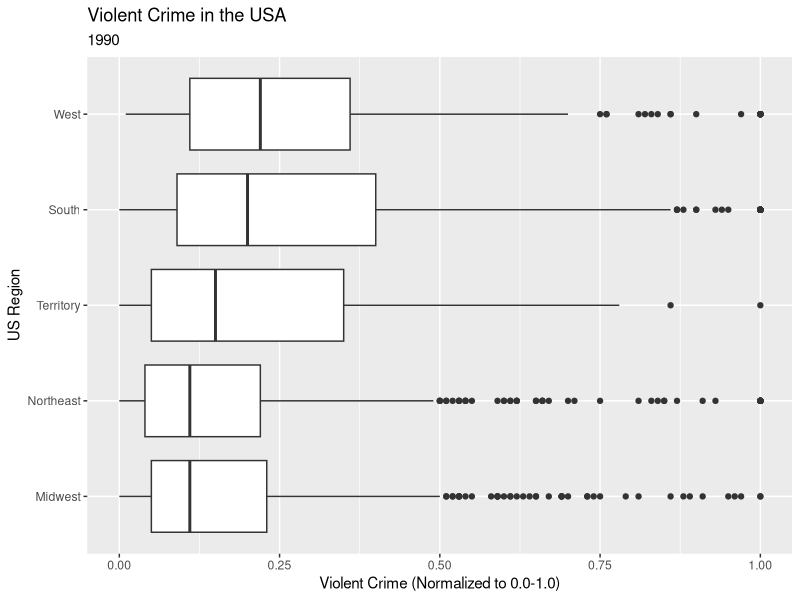
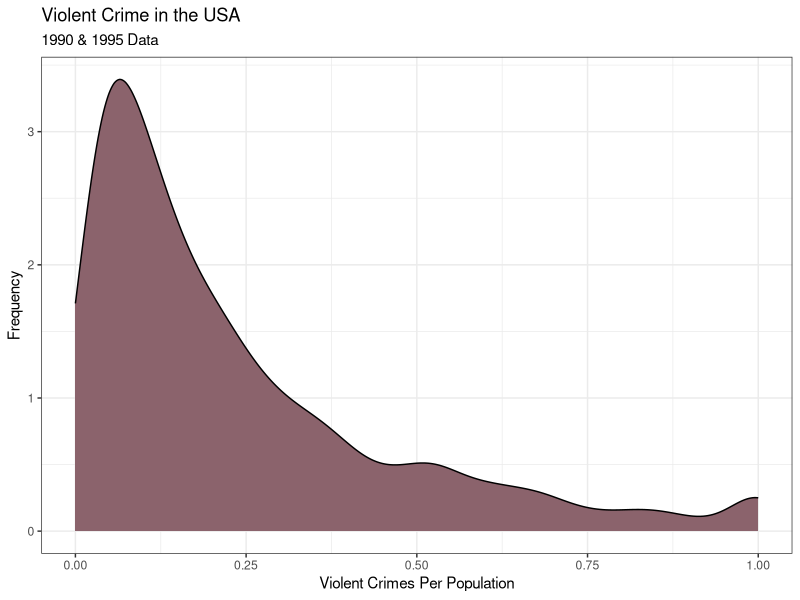
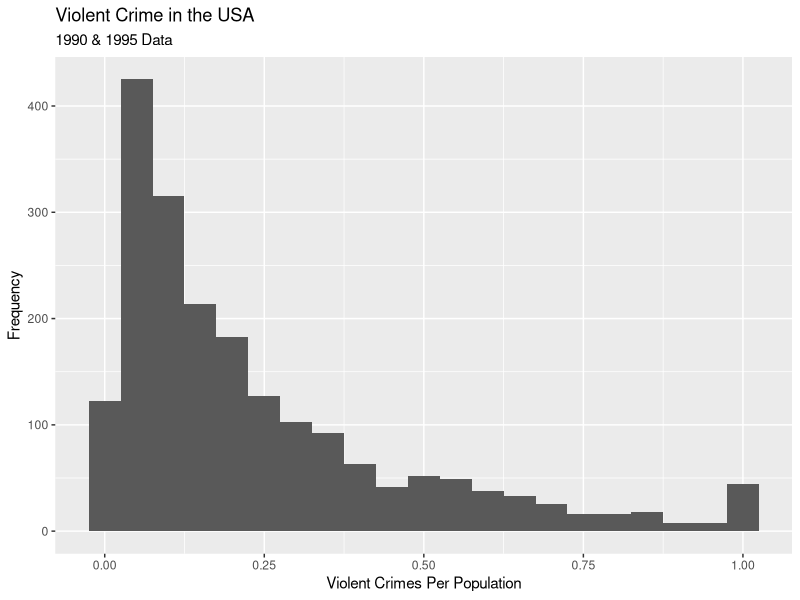

R code for these plots, in order:
## ---- chunk 1
knitr::opts_chunk$set(echo = TRUE)
knitr::opts_knit$set(root.dir = "/Users/Addie/Intro to Data Science/FinalProject")
library(tidyverse)
library(dplyr)
library(tidyr)
## ---- chunk 2
communities <- read_csv("data/communities.data")
communities <- setNames(communities, c("State","County","Community","CommunityName","Fold","Population","HouseholdSize","RacePctBlack","RacePctWhite","RacePctAsian","RacePctHisp","AgePct12t21","AgePct12t29","AgePct16t24","AgePct65up","NumbUrban","PctUrban","MedIncome","PctWWage","PctWFarmSelf","PctWInvInc","PctWSocSec","PctWPubAsst","PctWRetire","MedFamInc","PerCapInc","WhitePerCap","BlackPerCap","IndianPerCap","AsianPerCap","OtherPerCap","HispPerCap","NumUnderPov","PctPopUnderPov","PctLess9thGrade","PctNotHSGrad","PctBSorMore","PctUnemployed","PctEmploy","PctEmplManu","PctEmplProfServ","PctOccupManu","PctOccupMgmtProf","MalePctDivorce","MalePctNevMarr","FemalePctDiv","TotalPctDiv","PersPerFam","PctFam2Par","PctKids2Par","PctYoungKids2Par","PctTeen2Par","PctWorkMomYoungKids","PctWorkMom","NumIlleg","PctIlleg","NumImmig","PctImmigRecent","PctImmigRec5","PctImmigRec8","PctImmigRec10","PctRecentImmig","PctRecImmig5","PctRecImmig8","PctRecImmig10","PctSpeakEnglOnly","PctNotSpeakEnglWell","PctLargHouseFam","PctLargHouseOccup","PersPerOccupHous","PersPerOwnOccHous","PersPerRentOccHous","PctPersOwnOccup","PctPersDenseHous","PctHousLess3BR","MedNumBR","HousVacant","PctHousOccup","PctHousOwnOcc","PctVacantBoarded","PctVacMore6Mos","MedYrHousBuilt","PctHousNoPhone","PctWOFullPlumb","OwnOccLowQuart","OwnOccMedVal","OwnOccHiQuart","RentLowQ","RentMedian","RentHighQ","MedRent","MedRentPctHousInc","MedOwnCostPctInc","MedOwnCostPctIncNoMtg","NumInShelters","NumStreet","PctForeignBorn","PctBornSameState","PctSameHouse85","PctSameCity85","PctSameState85","LemasSwornFT","LemasSwFTPerPop","LemasSwFTFieldOps","LemasSwFTFieldPerPop","LemasTotalReq","LemasTotReqPerPop","PolicRepPerOffic","PolicPerPop","RacialMatchCommPol","PctPolicWhite","PctPolicBlack","PctPolicHisp","PctPolicAsian","PctPolicMinor","OfficAssgnDrugUnits","NumKindsDrugSeiz","PolicAveOTWorked","LandArea","PopDens","PctUsePubTrans","PolicCars","PolicOperBudg","LemasPctPolicOnPatr","LemasGangUnitDeploy","LemasPctOfficDrugUn","PolicBudgPerPop","ViolentCrimesPerPop"))
communities <- transform(communities,
                         State == as.integer(State),
                         County == as.integer(County),
                         Community == as.integer(Community))
communities$Region <- as.factor(ifelse(communities$State%in%c(8,22,24,32,34,35,42,44,51), "Northeast", ifelse(communities$State%in%c(16,17,18,19,25,26,28,30,37,39,46,55), "Midwest", ifelse(communities$State%in%c(1,5,9,10,11,12,20,21,23,27,36,40,45,47,48,52,54), "South", ifelse(communities$State%in%c(2,4,6,7,14,15,29,31,33,41,50,53,56), "West", "Territory")))))
communities <- relocate(communities, Region, .before="Fold")
communities <- transform(communities, Region = as.factor(Region))
communities
## ---- chunk 3
ggplot(data = communities,
       mapping = aes(
         x = ViolentCrimesPerPop,
         y = forcats::fct_reorder(Region, ViolentCrimesPerPop, .fun = median)
       )) +
  geom_boxplot() +
  labs(
    x = "Violent Crime (Normalized to 0.0-1.0)",
    y = "US Region",
    title = "Violent Crime in the USA",
    subtitle = "1990"
  )
ggplot(data = communities,
       mapping = aes(x = ViolentCrimesPerPop)) +
  geom_density(fill = "pink4") +
  labs(
    x = "Violent Crimes Per Population",
    y = "Frequency",
    title = "Violent Crime in the USA",
    subtitle = "1990 & 1995 Data"
  ) +
  theme_bw()
## ---- chunk 4
communities$Region <- communities |> mutate(State = case_when(
  communities$State%in%c(8,22,24,32,34,35,42,44,51) ~ "Northeast",
  communities$State%in%c(16,17,18,19,25,26,28,30,37,39,46,55) ~ "Midwest",
  communities$State%in%c(1,5,9,10,11,12,20,21,23,27,36,40,45,47,48,52,54) ~ "South",
  communities$State%in%c(2,4,6,7,14,15,29,31,33,41,50,53,56) ~ "West",
  TRUE ~ "Territory"
))
us.region <- function(State) {
  if (State %in% c(8,22,24,32,34,35,42,44,51)) {
    return("Northeast")
  } else if (State %in% c(16,17,18,19,25,26,28,30,37,39,46,55)) {
    return("Midwest")
  } else if (State %in% c(1,5,9,10,11,12,20,21,23,27,36,40,45,47,48,52,54)) {
    return("South")
  } else if (State %in% c(2,4,6,7,14,15,29,31,33,41,50,53,56)) {
    return("West")
  } else {
    return("Territory")
  }
}
communities <- communities |>
  mutate(USRegion = sapply(State, us.region))
ggplot(data = communities,
       mapping = aes(x = ViolentCrimesPerPop)) +
  geom_histogram(binwidth = 0.05) +
  labs(
    x = "Violent Crimes Per Population",
    y = "Frequency",
    title = "Violent Crime in the USA",
    subtitle = "1990 & 1995 Data"
  )
